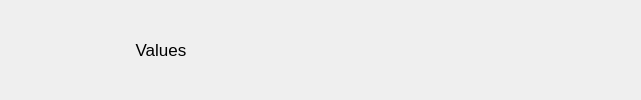
                        <widget class="QWidget" name="asterisk_color_values_everything" native="true">
                         <layout class="QHBoxLayout" name="horizontalLayout_42">
                          <item>
                           <widget class="QLabel" name="asterisk_color_values">
                            <property name="minimumSize">
                             <size>
                              <width>300</width>
                              <height>0</height>
                             </size>
                            </property>
                            <property name="font">
                             <font>
                              <pointsize>13</pointsize>
                              <fontweight>DemiBold</fontweight>
                             </font>
                            </property>
                            <property name="toolTip">
                             <string>Color previews of the asterisks</string>
                            </property>
                            <property name="text">
                             <string>Values</string>
                            </property>
                            <property name="alignment">
                             <set>Qt::AlignmentFlag::AlignCenter</set>
                            </property>
                           </widget>
                          </item>
                          <item>
                           <layout class="QHBoxLayout" name="horizontalLayout_8">
                            <item>
                             <widget class="QLabel" name="asterisk_color_preview_1">
                              <property name="sizePolicy">
                               <sizepolicy hsizetype="Preferred" vsizetype="Fixed">
                                <horstretch>0</horstretch>
                                <verstretch>0</verstretch>
                               </sizepolicy>
                              </property>
                              <property name="minimumSize">
                               <size>
                                <width>0</width>
                                <height>30</height>
                               </size>
                              </property>
                              <property name="maximumSize">
                               <size>
                                <width>16777215</width>
                                <height>30</height>
                               </size>
                              </property>
                              <property name="autoFillBackground">
                               <bool>true</bool>
                              </property>
                              <property name="text">
                               <string/>
                              </property>
                              <property name="alignment">
                               <set>Qt::AlignmentFlag::AlignCenter</set>
                              </property>
                             </widget>
                            </item>
                            <item>
                             <widget class="QLabel" name="asterisk_color_preview_2">
                              <property name="sizePolicy">
                               <sizepolicy hsizetype="Preferred" vsizetype="Fixed">
                                <horstretch>0</horstretch>
                                <verstretch>0</verstretch>
                               </sizepolicy>
                              </property>
                              <property name="minimumSize">
                               <size>
                                <width>0</width>
                                <height>30</height>
                               </size>
                              </property>
                              <property name="maximumSize">
                               <size>
                                <width>16777215</width>
                                <height>30</height>
                               </size>
                              </property>
                              <property name="autoFillBackground">
                               <bool>true</bool>
                              </property>
                              <property name="text">
                               <string/>
                              </property>
                              <property name="alignment">
                               <set>Qt::AlignmentFlag::AlignCenter</set>
                              </property>
                             </widget>
                            </item>
                            <item>
                             <widget class="QLabel" name="asterisk_color_preview_3">
                              <property name="sizePolicy">
                               <sizepolicy hsizetype="Preferred" vsizetype="Fixed">
                                <horstretch>0</horstretch>
                                <verstretch>0</verstretch>
                               </sizepolicy>
                              </property>
                              <property name="minimumSize">
                               <size>
                                <width>0</width>
                                <height>30</height>
                               </size>
                              </property>
                              <property name="maximumSize">
                               <size>
                                <width>16777215</width>
                                <height>30</height>
                               </size>
                              </property>
                              <property name="autoFillBackground">
                               <bool>true</bool>
                              </property>
                              <property name="text">
                               <string/>
                              </property>
                              <property name="alignment">
                               <set>Qt::AlignmentFlag::AlignCenter</set>
                              </property>
                             </widget>
                            </item>
                           </layout>
                          </item>
                          <item>
                           <spacer name="horizontalSpacer_34">
                            <property name="orientation">
                             <enum>Qt::Orientation::Horizontal</enum>
                            </property>
                            <property name="sizeType">
                             <enum>QSizePolicy::Policy::Fixed</enum>
                            </property>
                            <property name="sizeHint" stdset="0">
                             <size>
                              <width>40</width>
                              <height>20</height>
                             </size>
                            </property>
                           </spacer>
                          </item>
                          <item>
                           <spacer name="horizontalSpacer_20">
                            <property name="orientation">
                             <enum>Qt::Orientation::Horizontal</enum>
                            </property>
                            <property name="sizeType">
                             <enum>QSizePolicy::Policy::Fixed</enum>
                            </property>
                            <property name="sizeHint" stdset="0">
                             <size>
                              <width>200</width>
                              <height>20</height>
                             </size>
                            </property>
                           </spacer>
                          </item>
                          <item>
                           <spacer name="horizontalSpacer_33">
                            <property name="orientation">
                             <enum>Qt::Orientation::Horizontal</enum>
                            </property>
                            <property name="sizeType">
                             <enum>QSizePolicy::Policy::Fixed</enum>
                            </property>
                            <property name="sizeHint" stdset="0">
                             <size>
                              <width>40</width>
                              <height>20</height>
                             </size>
                            </property>
                           </spacer>
                          </item>
                         </layout>
                        </widget>
